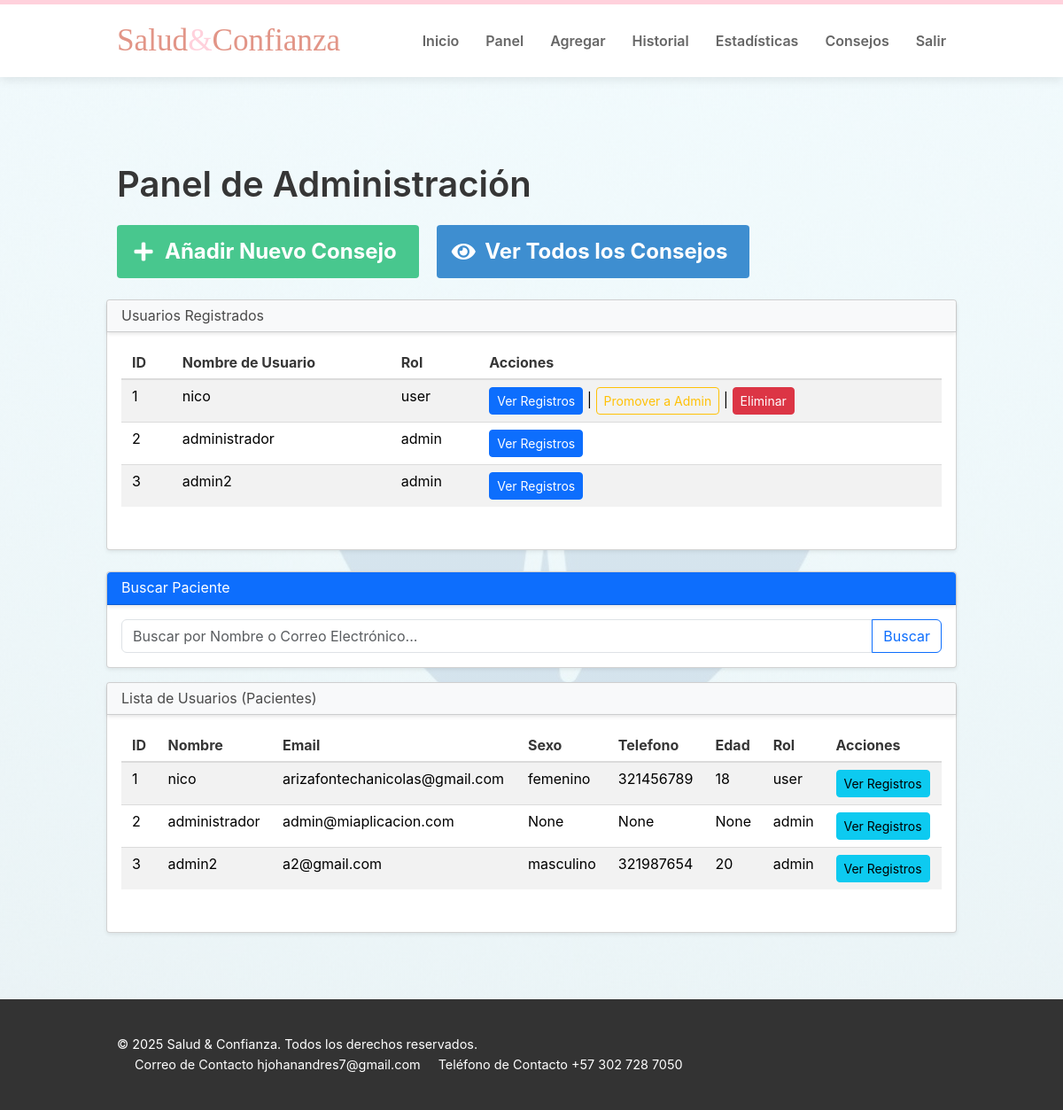
/admin/dashboard (signed in), run on an earlier commit of the app's database.
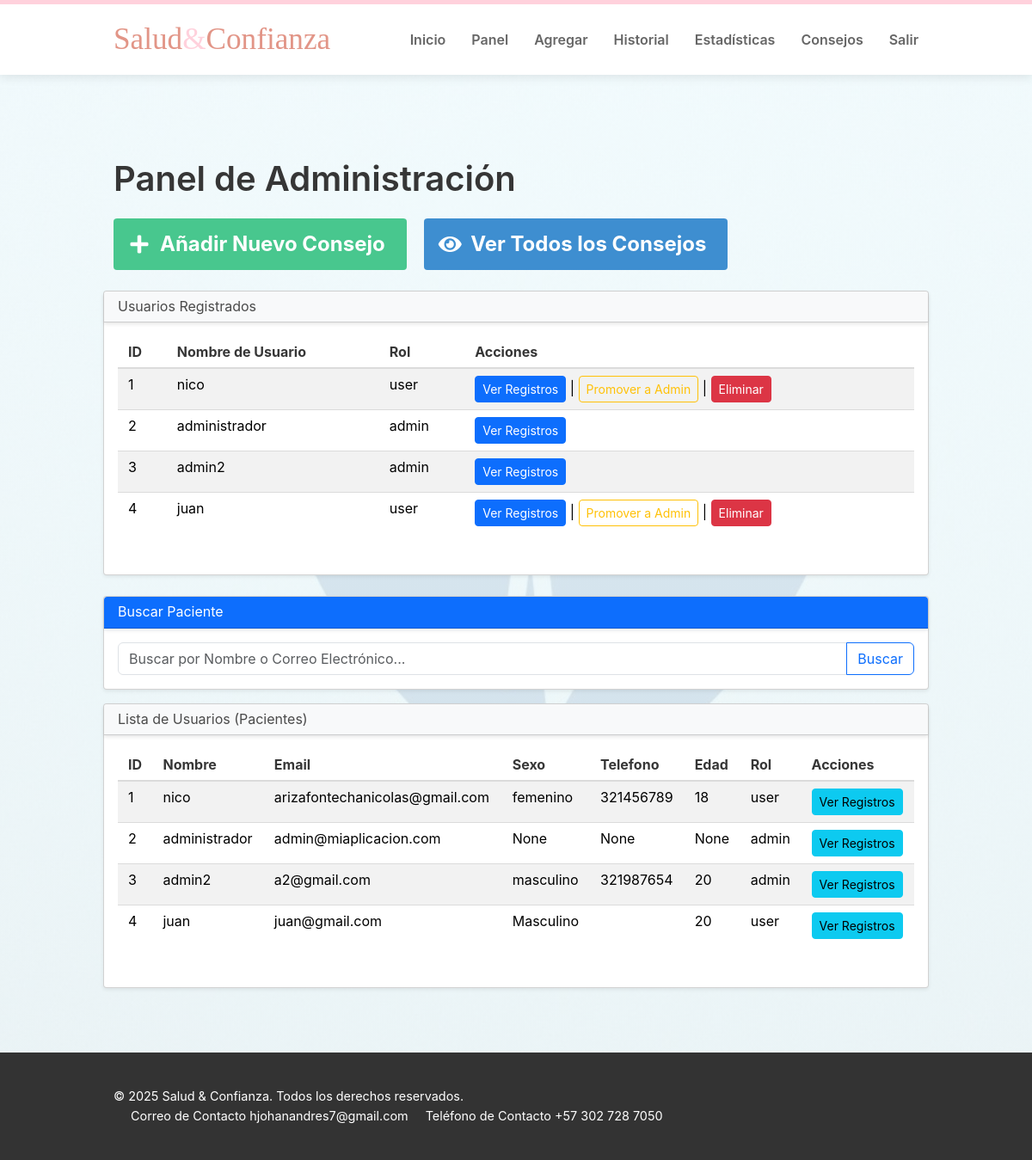
And on a later commit of the database.
### app.py (models this page shows, shortened)
class Usuario(db.Model):
    id = db.Column(db.Integer, primary_key=True)
    nombre = db.Column(db.String(50), unique=True, nullable=False)
    password_hash = db.Column(db.String(500), nullable=False)
    rol = db.Column(db.String(20), default='user')
    email = db.Column(db.String(120), unique=True, nullable=False)
    edad = db.Column(db.Integer)
    sexo = db.Column(db.String(10))
    telefono = db.Column(db.String(20))
    ritmos_cardiacos = db.relationship("RitmoCardiaco", backref="usuario", lazy=True)
    presiones = db.relationship("PresionArterial", backref="usuario", lazy=True)
    niveles_azucar = db.relationship("NivelAzucar", backref="usuario", lazy=True)
    colesteroles = db.relationship("Colesterol", backref="usuario", lazy=True)
    oxigenos = db.relationship("OxigenoSangre", backref="usuario", lazy=True)
    pesos = db.relationship("Peso", backref="usuario", lazy=True)
    alturas = db.relationship("Altura", backref="usuario", lazy=True)

### app.py (the view)
@app.route('/admin/dashboard', methods=['GET'])
@rol_requerido('admin')
def admin_dashboard():
    search_query = request.args.get('q', '').strip()
    if search_query:
        usuarios = Usuario.query.filter(
            (Usuario.nombre.ilike(f'%{search_query}%')) |
            (Usuario.email.ilike(f'%{search_query}%'))
        ).all()
        if not usuarios:
            flash(f"No se encontraron pacientes con el término '{search_query}'.", 'info')
    else:
        usuarios = Usuario.query.all()
    return render_template('admin_dashboard.html',
                           usuarios=usuarios,
                           search_query=search_query,
                           registros={})

### app.py (called while the page is built)
def rol_requerido(rol):
    def decorator(f):
        @wraps(f)
        def decorated_function(*args, **kwargs):
            if 'usuario_id' not in session or session.get('rol') != rol:
                flash("Acceso denegado. Se requiere el rol de " + rol, "error")
                return redirect(url_for('login'))
            return f(*args, **kwargs)
        return decorated_function
    return decorator

### templates/admin_dashboard.html (shortened to what this page needs)
{% extends "base.html" %}
{% block content %}
    <div class="container">
        <h1 class="title is-2">Panel de Administración</h1>
        <div class="block mb-5">
            <a href="{{ url_for('agregar_consejo') }}" class="button is-success is-large">
                <span class="icon"><i class="fas fa-plus"></i></span> <span>Añadir Nuevo Consejo</span>
            </a>
            <a href="{{ url_for('consejos') }}" class="button is-info is-large ml-4">
                <span class="icon"><i class="fas fa-eye"></i></span> <span>Ver Todos los Consejos</span>
            </a>
        </div>
    </div>
    <div class="card shadow-sm mb-5">
        <div class="card-header bg-light">
            <h4 class="mb-0">Usuarios Registrados</h4>
        </div>
        <div class="card-body">
            <div class="table-responsive">
                <table class="table table-striped table-hover">
                    <thead>
                        <tr>
                            <th>ID</th>
                            <th>Nombre de Usuario</th>
                            <th>Rol</th>
                            <th>Acciones</th>
                        </tr>
                    </thead>
                    <tbody>
                    {% for usuario in usuarios %}
                    <tr>
                        <td>{{ usuario.id }}</td>
                        <td>{{ usuario.nombre }}</td>
                        <td>{{ usuario.rol }}</td>
                        <td>
                            <a href="{{ url_for('ver_usuario_registros', usuario_id=usuario.id) }}" class="btn btn-sm btn-primary">Ver Registros</a>
                            {% if usuario.rol != 'admin' %}
                            | <a href="{{ url_for('promover_admin', usuario_id=usuario.id) }}" class="btn btn-sm btn-outline-warning">Promover a Admin</a>
                            |
                            <form action="{{ url_for('eliminar_usuario', usuario_id=usuario.id) }}" method="post" style="display:inline;" onsubmit="return confirm('¿Estás seguro de que quieres eliminar a este usuario y todos sus registros? Esta acción es irreversible.');">
                                <button type="submit" class="btn btn-sm btn-danger">Eliminar</button>
                            </form>
                            {% endif %}
                        </td>
                    </tr>
                    {% endfor %}
                </tbody>
                </table>
            </div>
        </div>
    </div>
    <div class="card shadow-sm mb-4">
    <div class="card-header bg-primary text-white">
        <h4 class="mb-0">Buscar Paciente</h4>
    </div>
    <div class="card-body">
        <form method="GET" action="{{ url_for('admin_dashboard') }}">
            <div class="input-group">
                <input type="text"
                       name="q"
                       class="form-control"
                       placeholder="Buscar por Nombre o Correo Electrónico..."
                       value="{{ search_query if search_query }}"
                       required>
                <button class="btn btn-outline-primary" type="submit">Buscar</button>
            </div>
        </form>
    </div>
</div>
<div class="card shadow-sm">
    <div class="card-header bg-light">
        <h4 class="mb-0">Lista de Usuarios (Pacientes)</h4>
    </div>
    <div class="card-body">
        {% if usuarios %}
            <div class="table-responsive">
                <table class="table table-striped table-hover">
                    <thead>
                        <tr>
                            <th>ID</th>
                            <th>Nombre</th>
                            <th>Email</th>
                            <th>Sexo</th>
                            <th>Telefono</th>
                            <th>Edad</th>
                            <th>Rol</th>
                            <th>Acciones</th>
                        </tr>
                    </thead>
                    <tbody>
                        {% for user in usuarios %}
                        <tr>
                            <td>{{ user.id }}</td>
                            <td>{{ user.nombre }}</td>
                            <td>{{ user.email }}</td>
                            <td>{{ user.sexo }}</td>
                            <td>{{ user.telefono }}</td>
                            <td>{{ user.edad }}</td>
                            <td>{{ user.rol }}</td>
                            <td>
                                <a href="{{ url_for('ver_usuario_registros', usuario_id=user.id) }}" class="btn btn-sm btn-info">Ver Registros</a>
                                </td>
                        </tr>
                        {% endfor %}
                    </tbody>
                </table>
            </div>
        {% else %}
            <p class="notification is-info">No se encontraron usuarios.</p>
        {% endif %}
    </div>
</div>
{% endblock %}

### templates/base.html (shortened to what this page needs)
<!DOCTYPE html>
<html lang="es">
<head>
    <link rel="stylesheet" href="{{ url_for('static', filename='css/style.css') }}">
    <link rel="stylesheet" href="https://cdnjs.cloudflare.com/ajax/libs/font-awesome/5.15.4/css/all.min.css">
    <link href="https://cdn.jsdelivr.net/npm/bootstrap@5.3.8/dist/css/bootstrap.min.css" rel="stylesheet">
    <link rel="stylesheet" href="https://cdn.jsdelivr.net/npm/bulma@0.9.4/css/bulma.min.css">
    <link rel="stylesheet" href="https://cdnjs.cloudflare.com/ajax/libs/font-awesome/5.15.4/css/all.min.css">
</head>
<body>
    <main>
        <div class="container" style="padding: 50px 0;">
            {% block content %}{% endblock %}
        </div>
    </main>
    {% include "pie_pagina.html"%}
</body>
</html>

### templates/barra_nav.html (shortened to what this page needs)
<header class="main-header">
    <div class="container">
        <div class="logo">
            <h1>Salud<span>&amp;</span>Confianza</h1>
        </div>
        <nav class="main-nav">
            <ul>
                <li><a href="{{ url_for('inicio') }}">Inicio</a></li>
                <li><a href="{{ url_for('index') }}">Panel</a></li>
                <li><a href="{{ url_for('agregar_registro') }}">Agregar</a></li>
                <li><a href="{{ url_for('historial') }}">Historial</a></li>
                <li><a href="{{ url_for('estadisticas') }}">Estadísticas</a></li>
                <li><a href="{{ url_for('consejos') }}">Consejos</a></li>
                {% if 'usuario_id' in session %}
                    <li><a href="{{ url_for('logout') }}">Salir</a></li>
                {% else %}
                    <li><a href="{{ url_for('login') }}">Login</a></li>
                {% endif %}
            </ul>
        </nav>
    </div>
</header>

### templates/pie_pagina.html
    <footer class="main-footer">
        <div class="container">
            <p>&copy; 2025 Salud & Confianza. Todos los derechos reservados.</p>
            <ul class="footer-links">
                <li><a href="#">Correo de Contacto   hjohanandres7@gmail.com</a></li>
                <li><a href="#">Teléfono de Contacto    +57 302 728 7050 </a></li>
            </ul>
        </div>
    </footer>

### static/css/style.css (style rules this page uses)
:root { --primary-color: #FFD1DC; --secondary-color: #F8F8F8; --accent-color: #E29587; --text-color-dark: #333333; --text-color-light: #666666; --white-color: #FFFFFF; --box-shadow: 0 4px 8px rgba(0,0,0,0.05); }
* { margin: 0; padding: 0; box-sizing: border-box; }
html { height: 100%; background-color: var(--secondary-color); }
body { font-family: 'Open Sans', sans-serif; line-height: 1.6; color: var(--text-color-dark); background: none; position: relative; z-index: 1; min-height: 100vh; }
body::before { content: ''; position: fixed; top: 0; left: 0; width: 100%; height: 100%; background-image: url('../jpg/healthcare-heart-beat-4rg8v86gvhzdl30y.jpg'); background-repeat: no-repeat; background-position: center center; background-size: cover; background-attachment: fixed; opacity: 0.3; z-index: -2; }
body::after { content: ''; position: fixed; top: 0; left: 0; width: 100%; height: 100%; background: linear-gradient(180deg, rgba(255, 255, 255, 0.5) 0%, rgba(240, 240, 240, 0.5) 100%); z-index: -1; }
.container { max-width: 1200px; margin: 0 auto; padding: 0 20px; }
.main-header { background-color: var(--white-color); padding: 20px 0; box-shadow: var(--box-shadow); }
.main-header .container { display: flex; justify-content: space-between; align-items: center; }
.logo h1 { font-family: 'Playfair Display', serif; font-size: 2.2em; color: var(--accent-color); margin: 0; }
.logo h1 span { color: var(--primary-color); }
.main-nav ul { list-style: none; display: flex; }
.main-nav ul li { margin-left: 30px; }
.main-nav ul li a { text-decoration: none; color: var(--text-color-light); font-weight: 600; transition: color 0.3s ease; }
.button { display: inline-block; background-color: var(--accent-color); color: var(--white-color); padding: 15px 30px; text-decoration: none; border-radius: 30px; font-weight: 700; transition: background-color 0.3s ease, transform 0.2s ease; border: none; cursor: pointer; }
.main-footer { background-color: var(--text-color-dark); color: var(--white-color); padding: 40px 0; text-align: center; }
.main-footer .container { display: flex; justify-content: space-between; align-items: center; flex-wrap: wrap; }
.main-footer p { margin: 0; font-size: 0.9em; }
.footer-links { list-style: none; display: flex; }
.footer-links li { margin-left: 20px; }
.footer-links li a { text-decoration: none; color: var(--white-color); font-size: 0.9em; transition: color 0.3s ease; }
.form-control { width: 100%; padding: 10px; border: 1px solid #ccc; border-radius: 5px; box-sizing: border-box; }
.table-responsive { overflow-x: auto; width: 100%; margin-bottom: 1rem; }
.table { width: 100%; margin-bottom: 1rem; color: var(--text-color-dark); border-collapse: collapse; }
.table th, .table td { padding: 0.75rem; vertical-align: top; border-top: 1px solid #dee2e6; white-space: nowrap; }
.card { background-color: var(--white-color); border-radius: 8px; box-shadow: 0 4px 6px rgba(0, 0, 0, 0.08); margin-bottom: 25px; }
.card-header { padding: 15px 20px; border-bottom: 1px solid var(--secondary-color); }
.main-header { background-color: var(--white-color); padding: 20px 0; box-shadow: 0 4px 10px rgba(0,0,0,0.08); border-top: 5px solid var(--primary-color); }

### templates/base.html (style rules this page uses)
html, body { height: 100%; }

What changed in the data, as far as the page shows it:
added Usuario: id "4", nombre "juan", rol "user", email "juan@gmail.com", sexo "Masculino", edad "20"
